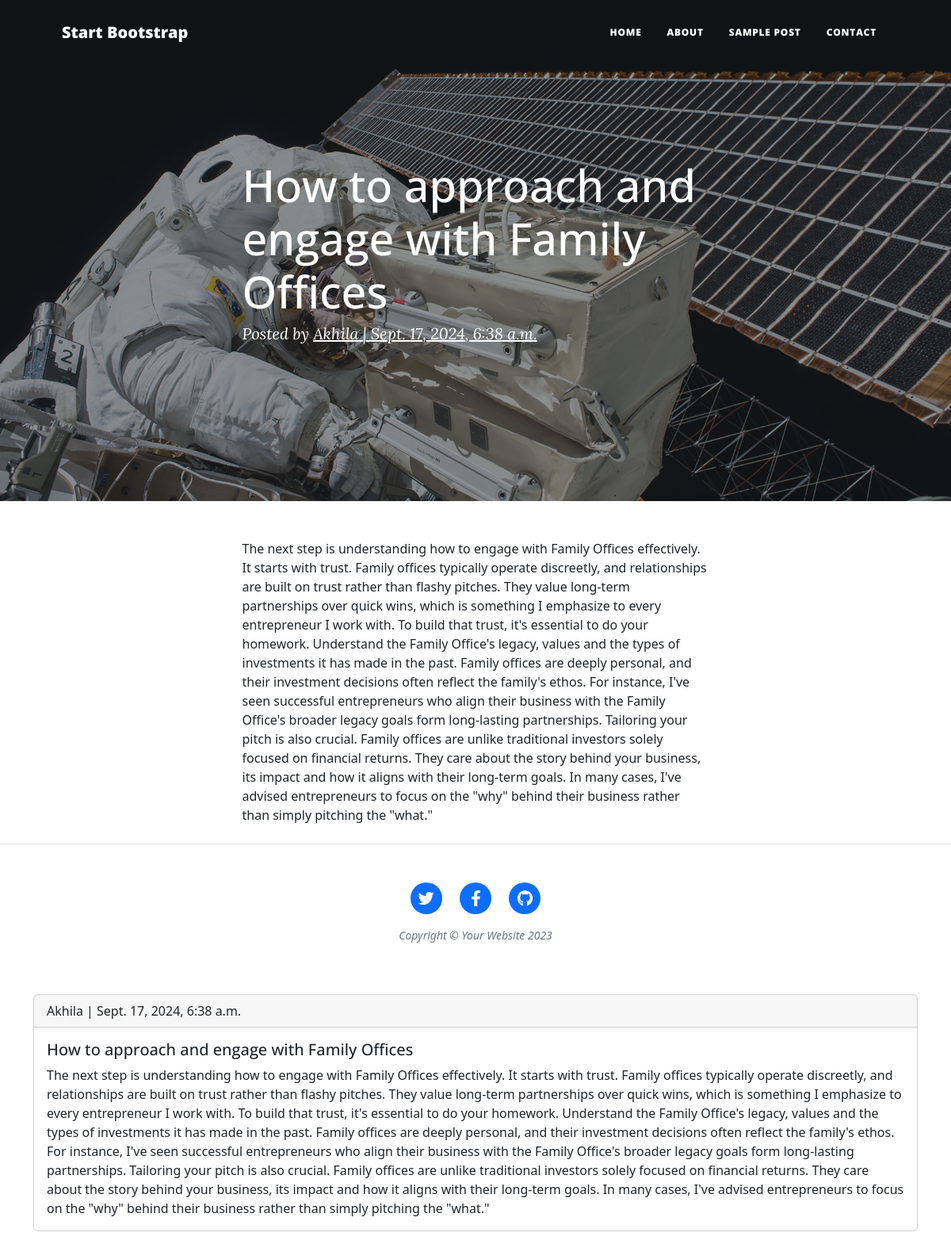
The app's page /how-to-approach-and-engage-with-family-offices/ with its own data.
### blog/models.py (models this page shows, shortened)
class Post(models.Model):
    title=models.CharField(max_length=300,unique=True)
    slug=models.SlugField(max_length=200,unique=True)
    author=models.ForeignKey(User,on_delete=models.CASCADE,related_name='blog_posts')
    content=models.TextField()
    updated_on=models.DateTimeField(auto_now=True)
    created_on=models.DateTimeField(auto_now_add=True)
    status=models.IntegerField(choices=STATUS,default=0)
    class Meta:
        ordering=['-created_on']

### blog/views.py (the view)
# urls.py: path('<slug:slug>/', views.PostDetail.as_view(),name='post_detail')
class PostDetail(generic.DetailView):
    model= Post
    template_name='blog/detail.html'

### templates/blog/detail.html (shortened to what this page needs)
{% load static %}
<!DOCTYPE html>
<html lang="en">
    <head>
        <link href="{% static 'css/styles.css' %}" rel="stylesheet" />
    </head>
    <body>
        <nav class="navbar navbar-expand-lg navbar-light" id="mainNav">
            <div class="container px-4 px-lg-5">
                <a class="navbar-brand" href="index.html">Start Bootstrap</a>
                <div class="collapse navbar-collapse" id="navbarResponsive">
                    <ul class="navbar-nav ms-auto py-4 py-lg-0">
                        <li class="nav-item"><a class="nav-link px-lg-3 py-3 py-lg-4" href="index.html">Home</a></li>
                        <li class="nav-item"><a class="nav-link px-lg-3 py-3 py-lg-4" href="about.html">About</a></li>
                        <li class="nav-item"><a class="nav-link px-lg-3 py-3 py-lg-4" href="post.html">Sample Post</a></li>
                        <li class="nav-item"><a class="nav-link px-lg-3 py-3 py-lg-4" href="contact.html">Contact</a></li>
                    </ul>
                </div>
            </div>
        </nav>
        <header class="masthead" style="background-image: url({% static 'assets/img/post-bg.jpg' %})">
            <div class="container position-relative px-4 px-lg-5">
                <div class="row gx-4 gx-lg-5 justify-content-center">
                    <div class="col-md-10 col-lg-8 col-xl-7">
                        <div class="post-heading">
                            <h1>{{post.title}}</h1>
                            <span class="meta">
                                Posted by
                                <a href="#!">{{post.author}} | {{post.created_on}}</a>
                            </span>
                        </div>
                    </div>
                </div>
            </div>
        </header>
        <article class="mb-4">
            <div class="container px-4 px-lg-5">
                <div class="row gx-4 gx-lg-5 justify-content-center">
                    <div class="col-md-10 col-lg-8 col-xl-7">
                      {{post.content|safe}}
                    </div>
                </div>
            </div>
        </article>
        <footer class="border-top">
            <div class="container px-4 px-lg-5">
                <div class="row gx-4 gx-lg-5 justify-content-center">
                    <div class="col-md-10 col-lg-8 col-xl-7">
                        <ul class="list-inline text-center">
                            <li class="list-inline-item">
                                <a href="#!">
                                    <span class="fa-stack fa-lg">
                                        <i class="fas fa-circle fa-stack-2x"></i>
                                        <i class="fab fa-twitter fa-stack-1x fa-inverse"></i>
                                    </span>
                                </a>
                            </li>
                            <li class="list-inline-item">
                                <a href="#!">
                                    <span class="fa-stack fa-lg">
                                        <i class="fas fa-circle fa-stack-2x"></i>
                                        <i class="fab fa-facebook-f fa-stack-1x fa-inverse"></i>
                                    </span>
                                </a>
                            </li>
                            <li class="list-inline-item">
                                <a href="#!">
                                    <span class="fa-stack fa-lg">
                                        <i class="fas fa-circle fa-stack-2x"></i>
                                        <i class="fab fa-github fa-stack-1x fa-inverse"></i>
                                    </span>
                                </a>
                            </li>
                        </ul>
                        <div class="small text-center text-muted fst-italic">Copyright &copy; Your Website 2023</div>
                    </div>
                </div>
            </div>
        </footer>
    </body>
</html>
<!doctype html>
<html lang="en">
  <head>
    <link href="https://cdn.jsdelivr.net/npm/bootstrap@5.2.3/dist/css/bootstrap.min.css" rel="stylesheet">
  </head>
  <body>
    <div class="container mt-3">
    <div class="card mb-3">
        <div class="card-header">
            {{post.author}} | {{post.created_on}}
        </div>
        <div class="card-body">
          <h5 class="card-title">{{post.title}}</h5>
          <p class="card-text">{{post.content|safe}}</p>
        </div>
      </div>
</div>
  </body>
</html>

### records on screen
Post: title "How to approach and engage with Family Offices", author "Akhila", created_on "Sept. 17, 2024, 6:38 a.m.", content "The next step is understanding how to engage with Family Offices effectively. It starts with trust. Family offices typically operate discreetly, and relationships are built on trust rather than flashy pitches. They value long-term partnerships over quick wins, which is something I emphasize to every entrepreneur I work with. To build that trust, it's essential to do your homework. Understand the Family Office's legacy, values and the types of investments it has made in the past. Family offices are deeply personal, and their investment decisions often reflect the family's ethos. For instance, I've seen successful entrepreneurs who align their business with the Family Office's broader legacy…"
